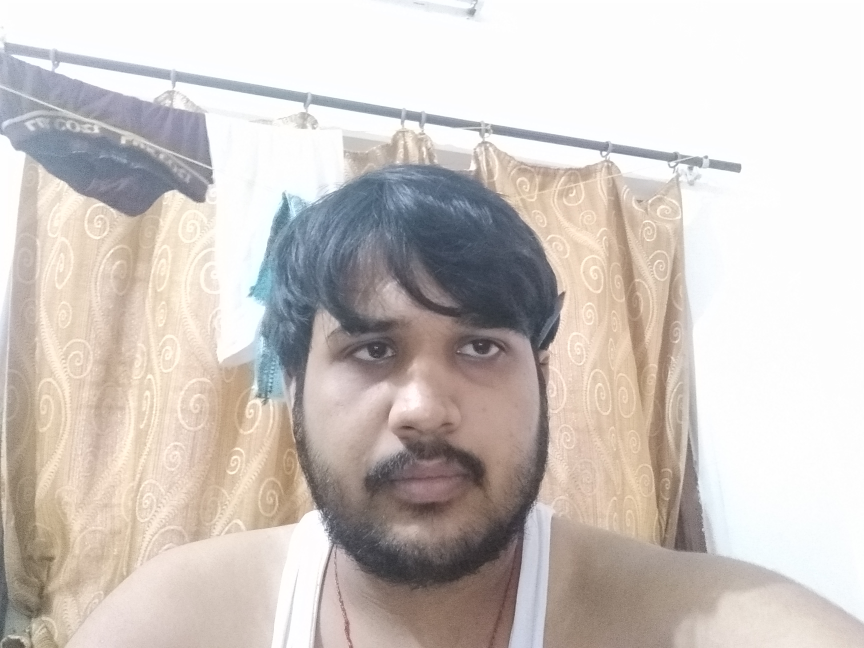
#> input picture Me4.jpg, 2592 x 1944 px (shown at 1/3 size)
$ python -i NameFind.py   (imports and definitions only)
#> lines starting #> are read from the running program, lines starting #| are printed output that depends on the picture; long printed decimals are rounded
# --------------------------------ALL THE IMPORTANT FUNCTION AND NAME ID ARE HERE---------------------------------------
# ----------------------------------------------------------------------------------------------------------------------

import cv2
import math
import time

now_time = time.clock()

face = cv2.CascadeClassifier('Haar/haarcascade_frontalcatface.xml')
glass_cas = cv2.CascadeClassifier('Haar/haarcascade_eye_tree_eyeglasses.xml')
WHITE = [255, 255, 255]


def FileRead():
    Info = open("Names.txt", "r")                                                       # Open th text file in readmode
#> (reads Names.txt from the repository)
    NAME = []                                                                                # The tuple to store Names
    while (True):                                         # Read all the lines in the file and store them in two tuples
        Line = Info.readline()
        if Line == '':
            break
        NAME.append (Line.split(",")[1].rstrip())

    return NAME                                                                                  # Return the two tuples


Names = FileRead()                                               # Run the above Function to get the ID and Names Tuple

#                       ------------------- FUNCTION TO FIND THE NAME  -------------------


# [78 lines left out: functions ID2Name, AddName, DispID, draw_box, DispID2, not called in this run]


def DrawBox(Image, x, y, w, h):
    cv2.rectangle(Image, (x, y), (x + w, y + h), (255, 255, 255), 1)                # Draw a rectangle arround the face

# ----------------------------- THIS FUNCTION TAKES IN SPEC CASCADE, FACE CASCADE AND AN IMAGE
# ------------------------- IT RETURNS A CROPPED FACE AND IF POSSIBLE STRAIGHTENS THE TILT OF THE HEAD


def DetectEyes(Image):
    Theta = 0
    rows, cols = Image.shape
    glass = glass_cas.detectMultiScale(Image)                                               # This ditects the eyes
    for (sx, sy, sw, sh) in glass:
        if glass.shape[0] == 2:                                                             # The Image should have 2 eyes
            if glass[1][0] > glass[0][0]:
                DY = ((glass[1][1] + glass[1][3] / 2) - (glass[0][1] + glass[0][3] / 2))    # Height diffrence between the glass
                DX = ((glass[1][0] + glass[1][2] / 2) - glass[0][0] + (glass[0][2] / 2))    # Width diffrance between the glass
            else:
                DY = (-(glass[1][1] + glass[1][3] / 2) + (glass[0][1] + glass[0][3] / 2))   # Height diffrence between the glass
                DX = (-(glass[1][0] + glass[1][2] / 2) + glass[0][0] + (glass[0][2] / 2))   # Width diffrance between the glass

            if (DX != 0.0) and (DY != 0.0):                                                 # Make sure the the change happens only if there is an angle
                Theta = math.degrees(math.atan(round(float(DY) / float(DX), 2)))            # Find the Angle
                print( "Theta  " + str(Theta))

                M = cv2.getRotationMatrix2D((cols / 2, rows / 2), Theta, 1)                 # Find the Rotation Matrix
                Image = cv2.warpAffine(Image, M, (cols, rows))
                cv2.imshow('ROTATED', Image)                                              # UNCOMMENT IF YOU WANT TO SEE THE

                Face2 = face.detectMultiScale(Image, 1.3, 5)                                # This detects a face in the image
                for (FaceX, FaceY, FaceWidth, FaceHeight) in Face2:
                    CroppedFace = Image[FaceY: FaceY + FaceHeight, FaceX: FaceX + FaceWidth]
                    return CroppedFace

>>> import cv2
>>> picture = cv2.imread('Me4.jpg', cv2.IMREAD_GRAYSCALE)
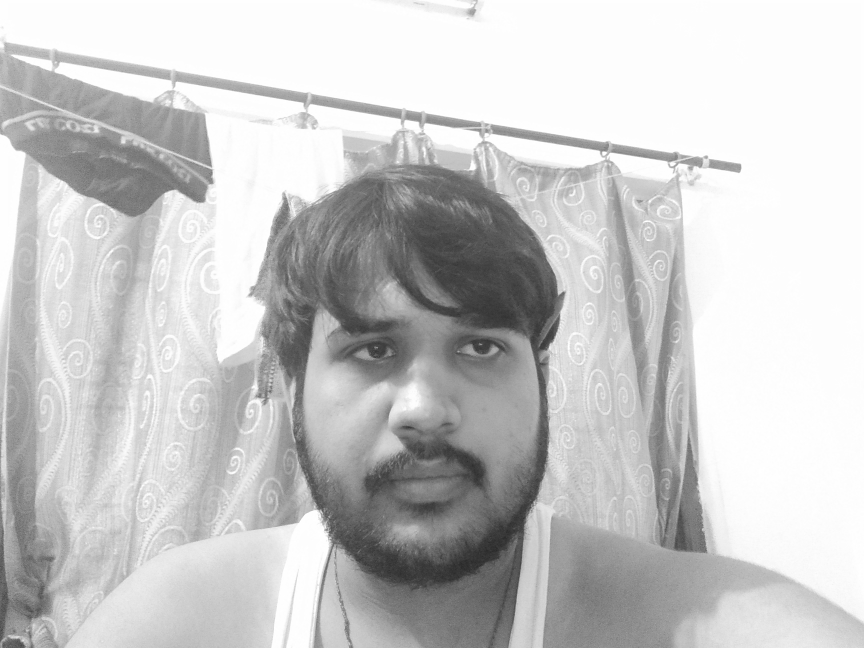
#> picture: shape (1944, 2592) (shown at 1/3 size); min 25, max 255, mean 200.5
>>> result = DetectEyes(picture)
#> in DetectEyes, `glass = glass_cas.detectMultiScale(Image)`: glass = [[1352, 959, 177, 177], [1039, 975, 162, 162]]
#> the loop in DetectEyes, `for (sx, sy, sw, sh) in glass:` made 1 pass
#> (sx, sy, sw, sh, DY, DX, Theta, M) on pass 1: (1352, 959, 177, 177, -8.5, 320.5, -1.72, [[1, -0.03, 29.73], [0.03, 1, -38.43]])
#| Theta  -1.718
#> pass 1, in DetectEyes, `Image = cv2.warpAffine(Image, M, (cols, rows))`:
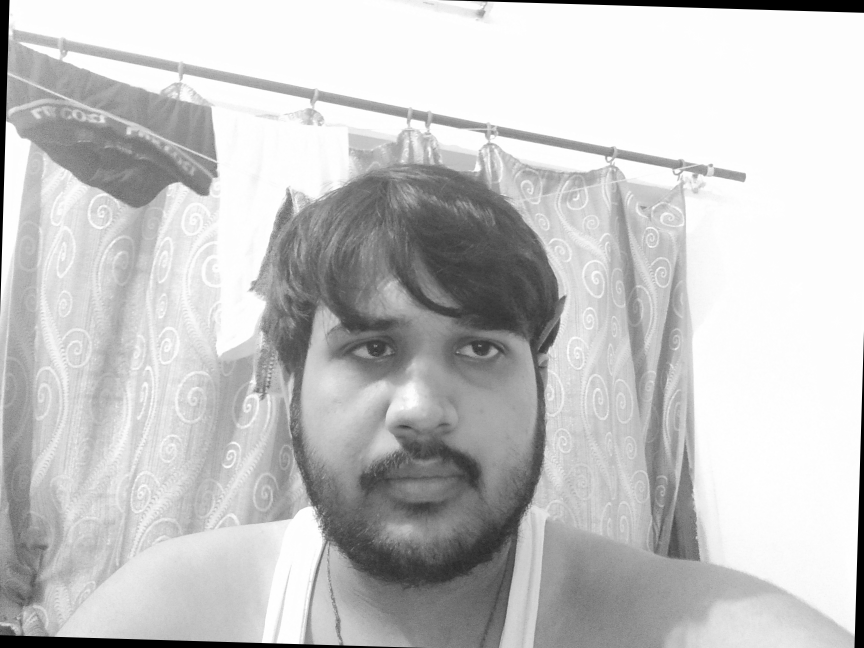
#> Image: shape (1944, 2592) (shown at 1/3 size); min 0, max 255, mean 197.3
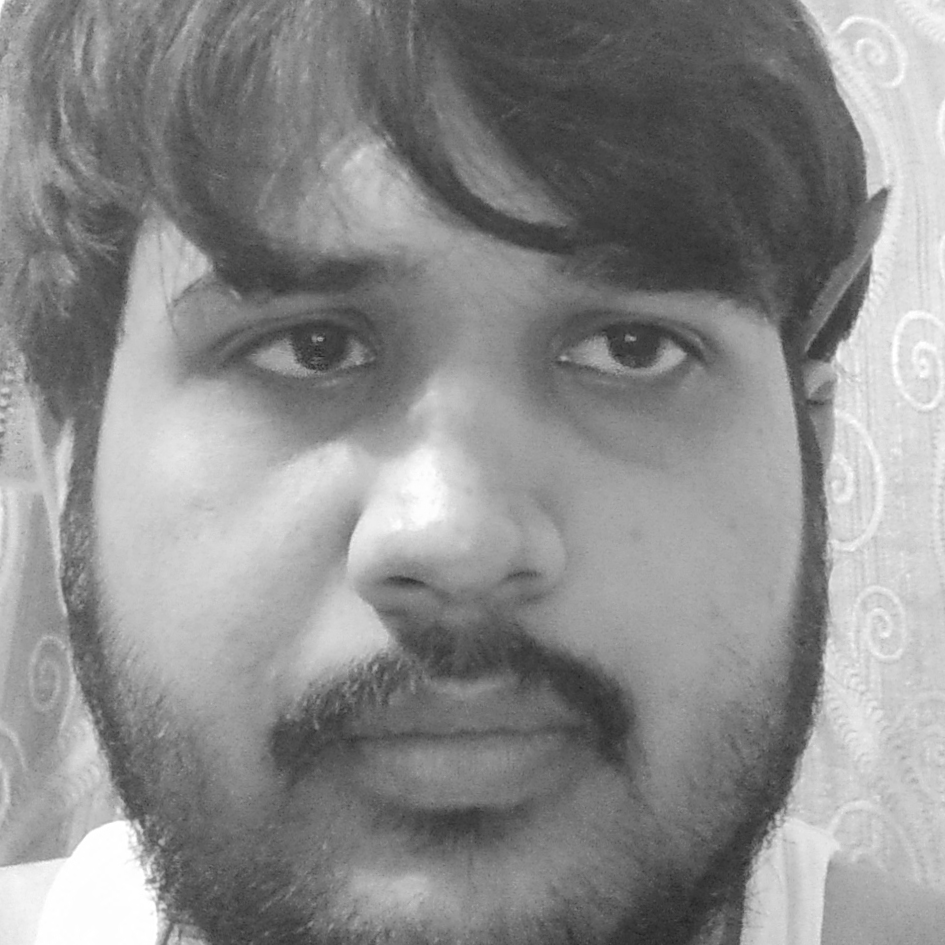
#> result: shape (945, 945); min 33, max 255, mean 139.4
